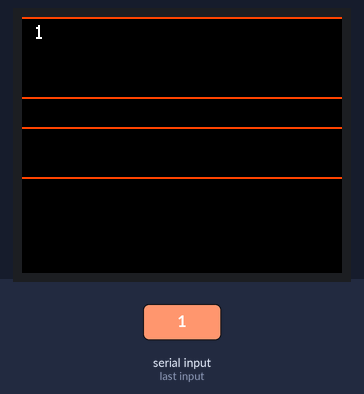
This sketch was run on a simulated Arduino Uno, built with avr-gcc and run on an emulated ATmega328P. Shown: 160×128 colour display. The test bench sets the inputs (shaded band). What the sketch prints to the serial monitor is not drawn.

1.4 s: "1" received over Serial
Above: at 2.0 s.
3.0 s: "0" received over Serial
4.6 s: "2" received over Serial
Timing chart, 0 to 7.6 s (numbered marks = the images above; inputs shaded):
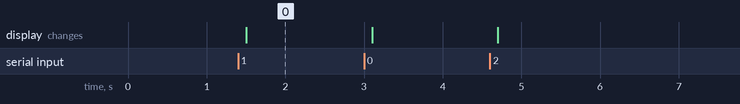

Measured:
- after the input at 1.4 s, the display: changes after 0.10 s (image 0)

The sketch:

Arduino_firm.ino
```cpp
#include <Adafruit_GFX.h> // Core graphics library
#include <Adafruit_ST7735.h> // Hardware-specific library for ST7735
#include <SPI.h>
#include <Fonts/FreeSerif9pt7b.h>

#define TFT_CS 10
#define TFT_DC 9
#define TFT_RST 8

Adafruit_ST7735 tft = Adafruit_ST7735(TFT_CS, TFT_DC, TFT_RST);

String x;


void setup(void) {
  Serial.begin(115200);
  Serial.println("I am OK!");
  Serial.setTimeout(100);
  tft.initR(INITR_BLACKTAB);
  tft.setTextWrap(true); // Allow text to run off right edge
  tft.fillScreen(ST77XX_BLACK);
  tft.setRotation(1);
}


void loop(void){
  while (!Serial.available());
  x = Serial.readString();
  tft.setCursor(6, 4);
  tft.setTextSize(1);
  tft.setTextColor(ST77XX_WHITE, ST77XX_BLACK);
  tft.print(x);
  tft.drawLine(0, 0, 160, 0, 0xFA20);
  tft.drawLine(0, 40, 160, 40, 0xFA20);
  tft.drawLine(0, 55, 160, 55, 0xFA20);
  tft.drawLine(0, 80, 160, 80, 0xFA20);
  }
```
